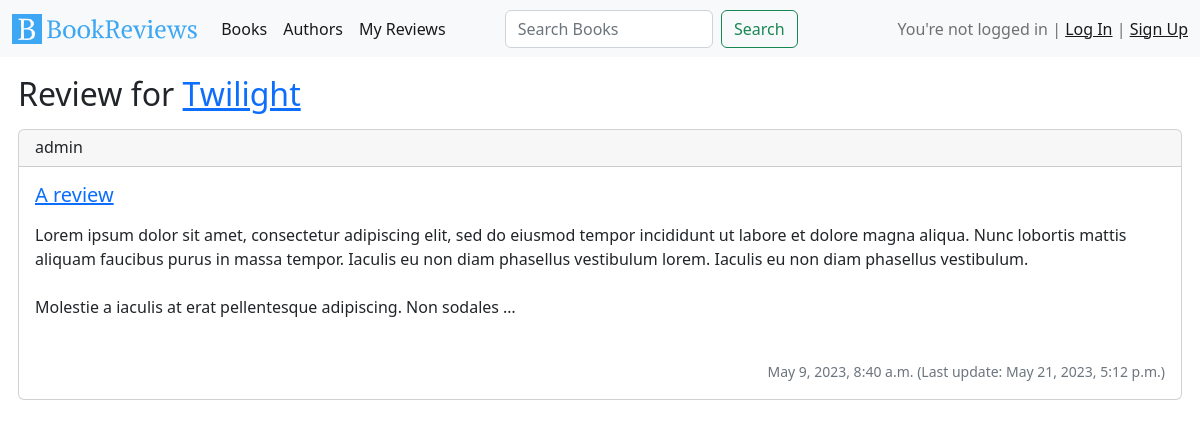
/reviews/1, run on the app's committed database.
### reviews/models.py (models this page shows, shortened)
class Review(models.Model):
    user = models.ForeignKey(
        User, on_delete=models.CASCADE, related_name="reviews")
    book = models.ForeignKey(
        Book, on_delete=models.CASCADE, related_name="reviews")
    title = models.CharField(max_length=50)
    body = models.TextField()
    rating = models.PositiveIntegerField(choices=(
        (1, 'Bad'),
        (2, 'Poor'),
        (3, 'Okay'),
        (4, 'Good'),
        (5, 'Excellent')
    ))
    created_at = models.DateTimeField(auto_now_add=True)
    updated_at = models.DateTimeField(auto_now=True)

### bookapp/models.py (models this page shows, shortened)
class Book(models.Model):
    title = models.CharField(max_length=50)
    ISBN = models.CharField(max_length=13)
    synopsis = models.TextField(blank=True)
    genres = models.ManyToManyField(Genre)
    language = models.ForeignKey(Language, on_delete=models.CASCADE)
    cover = models.URLField(max_length=200, null=True)
    authors = models.ManyToManyField(Author)
    publisher = models.ForeignKey(Publisher, on_delete=models.CASCADE)

### reviews/views.py (the view)
# urls.py: path('reviews/<int:pk>', ReviewDetailView.as_view(), name="review_detail"),
class ReviewDetailView(DetailView):
    model = Review
    template_name = "reviews/review_detail.html"
    context_object_name = "review"

### templates/reviews/review_detail.html (shortened to what this page needs)
{% extends 'base/base.html' %}
{% load static %}
{% block content %}
    <h2>Review for <a href="{% url 'book_detail' review.book.id %}">{{ review.book.title }}</a></h2>
    <div>
    {% include 'reviews/review_entry.html' %}
    </div>
{% endblock content %}

### templates/base/base.html (shortened to what this page needs)
<!doctype html>
{% load static %}
<html lang="en">
<head>
    <link href="https://cdn.jsdelivr.net/npm/bootstrap@5.2.3/dist/css/bootstrap.min.css" rel="stylesheet">
    <link rel="stylesheet" href="https://cdn.jsdelivr.net/npm/bootstrap-icons@1.10.5/font/bootstrap-icons.css">
    <link rel="stylesheet" href="https://cdnjs.cloudflare.com/ajax/libs/rateYo/2.3.2/jquery.rateyo.min.css">
    <link rel="stylesheet" href="{% static 'css/base.css' %}">
</head>
<body>
    <div>
        <header>
            {% include 'base/navbar.html' %}
        </header>
        <div class="content">
            {% block content %}
            {% endblock content %}
        </div>
    </div>
</body>
</html>

### templates/base/navbar.html
{% load static %}
<nav class="navbar navbar-expand-lg bg-light">
  <div class="container-fluid">
    <a class="navbar-brand" href="{% url 'home' %}">
      <img src="{% static 'img/icon.svg' %}" alt="Icon" width="30" height="30" class="d-inline-block align-text-top">
      <img src="{% static 'img/logo.svg' %}" alt="Logo" width="150" height="30" class="d-inline-block align-text-top">
    </a>
    <div class="collapse navbar-collapse justify-content-center" id="navbar">
      <ul class="navbar-nav me-auto mb-2 mb-lg-0">
        <li class="nav-item">
          <a class="nav-link active" aria-current="page" href="{% url 'books' %}">Books</a>
        </li>
        <li class="nav-item">
          <a class="nav-link active" aria-current="page" href="{% url 'authors' %}">Authors</a>
        </li>
        <li class="nav-item">
          <a class="nav-link active" aria-current="page" href="{% url 'reviews' %}">My Reviews</a>
        </li>
      </ul>
    </div>
    <div class="d-flex justify-content-center align-items-center flex-grow-1">
      <div class="d-flex justify-content-center w-75">
        <form class="d-flex w-100" method="get" action="{% url 'book_search' %}" name="search_form">
          <input class="form-control me-2" type="search" name="q" placeholder="Search Books" aria-label="Search">
          <button class="btn btn-outline-success" type="submit">Search</button>
        </form>
      </div>
      <div class="d-flex justify-content-end w-100">
        <span class="navbar-text" name="user_session">
          {% if user.is_authenticated %}
          Welcome, {{ user.username }}! |
          <a href="{% url 'logout' %}">Log out</a>
          {% else %}
          You're not logged in |
          <a href="{% url 'login' %}" name="login_link">Log In</a> |
          <a href="{% url 'signup' %}" name="signup_link">Sign Up</a>
          {% endif %}
        </span>
      </div>
    </div>
  </div>
</nav>

### templates/reviews/review_entry.html (shortened to what this page needs)
<div class="card my-3 px-0 w-100" name="review_card">
    <h6 class="card-header" name="review_user">
        {{ review.user.username }}
    </h6>
    <div class="card-body">
        <h5 class="card-title mb-3">
            <a href="{% url 'review_detail' review.id %}" name="review_title">{{ review.title }}</a>
        </h5>
        <p class="card-text" name="review_body">
            {% autoescape off %}
                {{ review.body | linebreaksbr | truncatewords:50 }}
            {% endautoescape %}
        </p>
        <br>
        <div class="row align-items-end"">
            <div class="col">
                <p class="card-text text-end">
                    <small class="text-muted">{{ review.created_at }} (Last update: {{review.updated_at }})</small>
                </p>
            </div>
        </div>
    </div>
</div>

### static/css/base.css (style rules this page uses)
.content { padding: 1.5%; }

### data on the page
Review: book "Twilight", user.username "admin", title "A review", body "Lorem ipsum dolor sit amet, consectetur adipiscing elit, sed do eiusmod tempor incididunt ut labore et dolore magna aliqua. Nunc lobortis mattis aliquam faucibus purus in massa tempor. Iaculis eu non diam phasellus vestibulum lorem. Iaculis eu non diam phasellus vestibulum. Molestie a iaculis at erat pellentesque adipiscing. Non sodales …", created_at "May 9, 2023, 8:40 a.m.", updated_at "May 21, 2023, 5:12 p.m."
